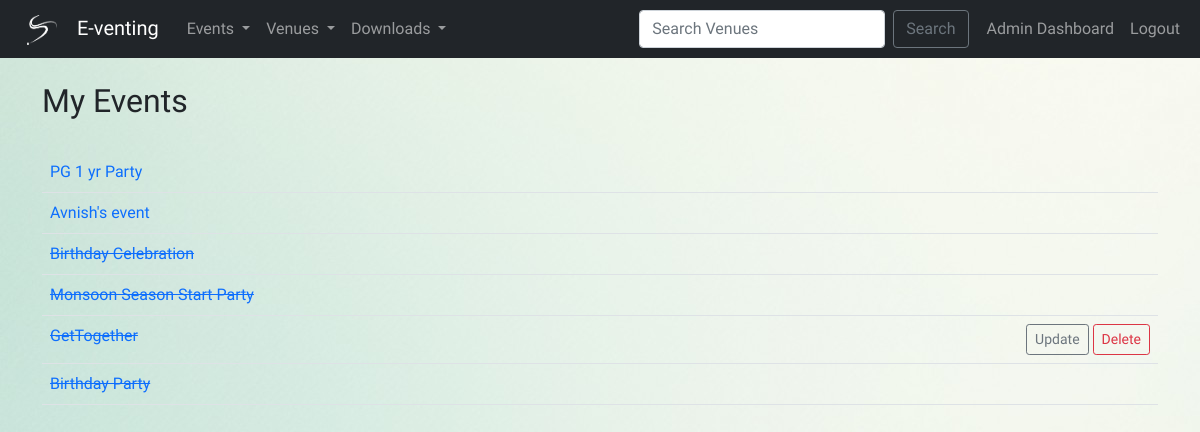
The app's page /my_events (signed in) with its own data.
### events/models.py (models this page shows, shortened)
class Event(models.Model):
    name = models.CharField('Event Name', max_length=120)
    event_date = models.DateTimeField('Event Date')
    venue = models.ForeignKey(Venue, blank=True, null=True, on_delete=models.CASCADE)
    manager = models.ForeignKey(User, blank=True, null=True, on_delete=models.SET_NULL,related_name='manager')
    description = models.TextField(blank=True)
    attendees = models.ManyToManyField(Attendee, blank=True)
    approved = models.BooleanField(default=False)
    def __str__(self):
        return self.name
    @property
    def Is_past(self):
        today = date.today()
        if self.event_date.date() > today:
            occurred = 'Future'
        else:
            occurred = 'Past'
        return occurred

### events/views.py (the view)
# urls.py: path('my_events', views.my_events, name='my-events'),
def my_events(request):
    if request.user.is_authenticated:
        me = request.user.id
        events = Event.objects.filter(attendees=me).order_by('-event_date')
        return render(request, 'events/my_events.html', {'events': events})
    else:
        messages.success(request, ("You aren't authorized to view this page"))
        return redirect('home')

### events/templates/events/my_events.html
{% extends 'events/base.html' %}
{% block content %}
    <h2>My Events</h2><br>
    <table class="table table-hover">
        {% for event in events %}
            {% if event.approved %}
            <tr>
                <td>
                    <a href="{% url 'show-event' event.id%}" style="text-decoration: none;">
                        {% if event.Is_past == 'Past' %}
                            <del>{{event}}</del>
                        {% else %}
                            {{event}}
                        {% endif %}
                    </a>
                </td>
                {%if user.is_authenticated and user == event.manager%}
                <td align='right'>
                    <a href="{% url 'update-event' event.id%}" class="btn btn-outline-secondary btn-sm">Update</a>
                    <a href="{% url 'delete-event' event.id%}" class="btn btn-outline-danger btn-sm">Delete</a>
                </td>
                {% else %}
                    <td align='right'/>
                {% endif %}
            </tr>
            {% endif %}
        {% endfor %}
    </table>
{% endblock %}

### events/static/events/style.css (style rules this page uses)
body { background: url("images/bg.jpg") no-repeat fixed; }

### records on screen
Event: name "PG 1 yr Party"
Event: name "Avnish's event"
Event: name "Birthday Celebration"
Event: name "Monsoon Season Start Party"
Event: name "GetTogether", shows "Update"
Event: name "Birthday Party"
